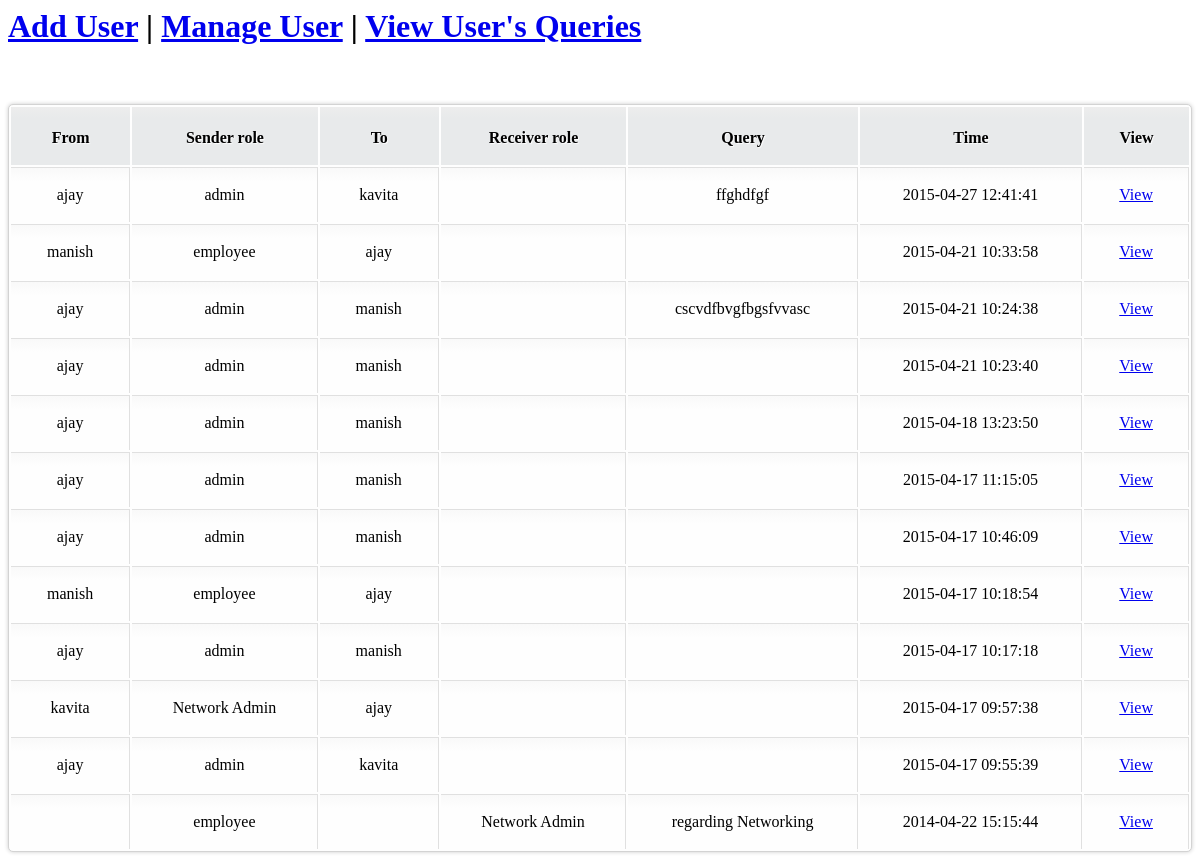
The page /admin_view_query.php on the database its author committed.
### tables this page shows
CREATE TABLE IF NOT EXISTS `query` (
  `q_id` int(50) NOT NULL AUTO_INCREMENT,
  `query_title` varchar(100) NOT NULL,
  `query_description` varchar(500) NOT NULL,
  `sender_id` int(20) NOT NULL,
  `sender_role` varchar(100) NOT NULL,
  `sending_time` datetime NOT NULL,
  `receiver_id` int(20) NOT NULL,
  `receiver_role` varchar(100) NOT NULL,
  PRIMARY KEY (`q_id`)
);

CREATE TABLE IF NOT EXISTS `registration` (
  `u_id` int(20) NOT NULL AUTO_INCREMENT,
  `name` varchar(20) NOT NULL,
  `pass` varchar(30) NOT NULL,
  `role` int(20) NOT NULL,
  `status` int(200) NOT NULL,
  `mailid` varchar(20) NOT NULL,
  `display_name` varchar(20) NOT NULL,
  PRIMARY KEY (`u_id`)
);

CREATE TABLE IF NOT EXISTS `roles` (
  `r_id` int(20) NOT NULL AUTO_INCREMENT,
  `role` varchar(50) NOT NULL,
  PRIMARY KEY (`r_id`)
);

### admin_view_query.php (the view, shortened to what this page needs)
    <div class="grid_16" id="content">
    <div class="grid_9">
    <h1><a href="admin_user.php">Add User</a> | <a href="admin_manage_user.php">Manage User</a>  | <a href="admin_view_query.php">View User's Queries</a></h1>
    </div>
    <div id="portlets">
      <div class="admin_view_query">
		<table  class="table">
					<tr>
						<th>From</th>
						<th>Sender role</th>
						<th>To</th>
						<th>Receiver role</th>
						<th>Query</th>
						<th>Time</th>
						<th>View</th>
					</tr>
			<?php
			$sqlshow="select * from query order by q_id desc";
		        $run=mysql_query($sqlshow);
			while($rowresult=mysql_fetch_array($run))
			{
?>
					<tr>
								<?php $id_fetch= $rowresult['sender_id'];?>
								<?php
								$sel="select name from registration where u_id='$id_fetch'";
								$run_reg=mysql_query($sel);
								$fetching_name=mysql_fetch_array($run_reg);
								?>
					<td> <?php echo $fetching_name['name'];?></td>
								<?php $role_fetch= $rowresult['sender_role'];?>
								<?php
								$sel="select role from roles where r_id='$role_fetch'";
								$run_roles=mysql_query($sel);
								$fetching_roles=mysql_fetch_array($run_roles);
								?>
					<td> <?php echo $fetching_roles['role'];?></td>
								<?php $id_fetch= $rowresult['receiver_id'];?>
								<?php
								$sel="select name from registration where u_id='$id_fetch'";
								$run_reg=mysql_query($sel);
								$fetching_name=mysql_fetch_array($run_reg);
								?>
					<td> <?php echo $fetching_name['name'];?></td>
								<?php $role_fetch= $rowresult['receiver_role'];?>
								<?php
								$sel="select role from roles where r_id='$role_fetch'";
								$run_roles=mysql_query($sel);
								$fetching_roles=mysql_fetch_array($run_roles);
								?>
					<td> <?php echo $fetching_roles['role'];?></td>
					<td> <?php echo $rowresult['query_title'];?></td>
					<td> <?php echo $rowresult['sending_time'];?></td>
					<td><a href="view_user_query_action.php?query_id=<?php echo $rowresult['q_id'];?>" value="View">View</td>
</tr>
<?php
}
?>
</table>
     </div>
</div>

### admin_view_query.php (style rules this page uses)
.table { overflow:hidden; border:1px solid #d3d3d3; background:#fefefe; width:100%; margin:5% auto 0; -moz-border-radius:5px; -webkit-border-radius:5px; border-radius:5px; -moz-box-shadow: 0 0 4px rgba(0, 0, 0, 0.2); -webkit-box-shadow: 0 0 4px rgba(0, 0, 0, 0.2); }
th, td { padding:18px 28px 18px; text-align:center; }
th { padding-top:22px; text-shadow: 1px 1px 1px #fff; background:#e8eaeb; }
td { border-top:1px solid #e0e0e0; border-right:1px solid #e0e0e0; }
td { background: -moz-linear-gradient(100% 25% 90deg, #fefefe, #f9f9f9); background: -webkit-gradient(linear, 0% 0%, 0% 25%, from(#f9f9f9), to(#fefefe)); }
th { background: -moz-linear-gradient(100% 20% 90deg, #e8eaeb, #ededed); background: -webkit-gradient(linear, 0% 0%, 0% 20%, from(#ededed), to(#e8eaeb)); }

### rows shown on the page
query: registration.name "ajay", roles.role "admin", registration.name "kavita", query_title "ffghdfgf", sending_time "2015-04-27 12:41:41"
query: registration.name "manish", roles.role "employee", registration.name "ajay", sending_time "2015-04-21 10:33:58"
query: registration.name "ajay", roles.role "admin", registration.name "manish", query_title "cscvdfbvgfbgsfvvasc", sending_time "2015-04-21 10:24:38"
query: registration.name "ajay", roles.role "admin", registration.name "manish", sending_time "2015-04-21 10:23:40"
query: registration.name "ajay", roles.role "admin", registration.name "manish", sending_time "2015-04-18 13:23:50"
query: registration.name "ajay", roles.role "admin", registration.name "manish", sending_time "2015-04-17 11:15:05"
query: registration.name "ajay", roles.role "admin", registration.name "manish", sending_time "2015-04-17 10:46:09"
query: registration.name "manish", roles.role "employee", registration.name "ajay", sending_time "2015-04-17 10:18:54"
query: registration.name "ajay", roles.role "admin", registration.name "manish", sending_time "2015-04-17 10:17:18"
query: registration.name "kavita", roles.role "Network Admin", registration.name "ajay", sending_time "2015-04-17 09:57:38"
query: registration.name "ajay", roles.role "admin", registration.name "kavita", sending_time "2015-04-17 09:55:39"
query: roles.role "employee", roles.role "Network Admin", query_title "regarding Networking", sending_time "2014-04-22 15:15:44"
